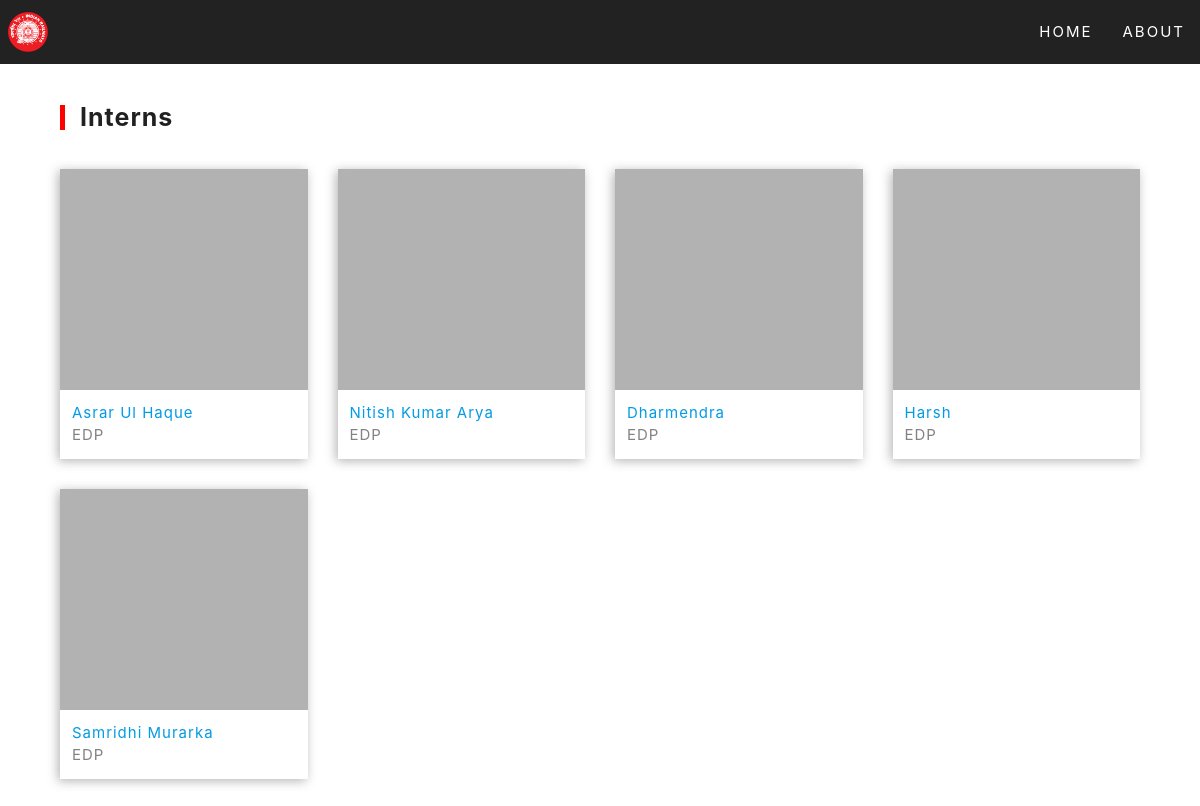
/catalog/students/, run on the app's committed database.
### catalog/models.py (models this page shows, shortened)
class Student(models.Model):
    first_name = models.CharField(max_length=50, help_text="Enter student's first name")
    last_name = models.CharField(max_length=50, help_text="Enter student's last name", blank=True)
    school = models.CharField(max_length=100, help_text="Enter the name of your school")
    email = models.EmailField(help_text="Enter your email")
    github = models.URLField(help_text="Enter your github link", null=True, blank=True)
    disp_pic = models.ImageField(upload_to='static/users/', null=True)
    department = models.ForeignKey('Department', on_delete=models.SET_NULL, null=True)
    project = models.ForeignKey('Project', on_delete=models.SET_NULL, null=True)
    class meta:
        ordering = ['first_name', 'last_name']
    def get_absolute_url(self):
        return reverse('student-detail', args=[str(self.id)])

class Department(models.Model):
    name = models.CharField(max_length=200, help_text='Enter department name')
    def __str__(self):
        return self.name

### catalog/views.py (the view)
# urls.py: path('students/', views.StudentListView.as_view(), name='students'),
class StudentListView(generic.ListView):
    model = Student

### catalog/templates/catalog/student_list.html (shortened to what this page needs)
{% extends "base_generic.html" %}
{% block links %}
  {% load static %}
  <link rel="stylesheet" href="{% static 'css/fontawesome.min.css'%}" />
  <link rel="stylesheet" href="{% static 'css/materialize.min.css'%}" />
  <link rel="stylesheet" href="{% static 'css/index.css' %}" />
{% endblock %}
{% block header %}
<div class="container-fluid">
    <nav id="navbar">
      <div class="nav-wrapper">
        <a href="{% url 'index'%}" class="brand-logo "><img src="{% static 'assets/150dlw.png' %}" alt="Logo" class="nav-logo" /></a>
        <ul class="underline right hide-on-med-and-down">
          <li><a href="{% url 'index'%}">HOME</a></li>
          <li><a href="{% url 'index'%}#about">ABOUT</a></li>
        </ul>
      </div>
    </nav>
    <div>&nbsp;</div>
    <div>&nbsp;</div>
{% endblock %}
{% block main %}
<main>
      <div class="row">
        <section class="section">
          <h4>
            Interns
          </h4>
          <div>&nbsp;</div>
          <div class="grid">
          {% if student_list %}
            {% for student in student_list %}
                <div class="mycard mycard--medium">
                <div class="mycard__details">
                    <a href="{{ student.get_absolute_url }}">{{student.first_name}} {{student.last_name}}</a> <br>{{student.department}}<br>
                </div>
                </div>
            {% endfor %}
          {% else %}
            <p>There are no students in the database.</p>
          {% endif %}
          </div>
      </div>
  </div>
{% endblock %}

### catalog/templates/base_generic.html (shortened to what this page needs)
<!DOCTYPE html>
<html lang="en">
<head>
  {% load static %}
  {% block links %}{% endblock %}
</head>
<body data-spy="scroll" data-target=".navbar" data-offset="50" onload="myFunction()">
    {% block header %}{% endblock %}
    {% block main %}{% endblock %}
</body>
</html>

### catalog/static/css/index.css (style rules this page uses)
h4 { margin: 0 0 16px 0; font-size: 32px; letter-spacing: 1px; line-height: 32px; padding-left: 15px; border-left: 5px solid red; display: inline-block; text-align: left; font-weight: bolder !important; }
@media screen and (min-width: 768px) { h4 { font-size: 25px !important; line-height: 25px !important; } }
@media screen and (min-width: 768px) { .nav-logo { margin-top:15%; } }
.section { display: none; padding: 2rem; }
@media screen and (min-width: 768px) { .section { padding: 4rem; } }
.grid { display: grid; grid-gap: 30px; grid-template-columns: repeat(auto-fit, minmax(240px, 1fr)); grid-auto-rows: 130px; grid-auto-flow: row dense; }
.mycard { position: relative; display: flex; flex-direction: column; justify-content: flex-end; box-sizing: border-box; background: #0c9a9a; color: #fff; grid-column-start: auto; grid-row-start: auto; color: #fff; background: url("https://images.unsplash.com/photo-1470124182917-cc6e71b22ecc?dpr=2&auto=format&fit=crop&w=1500&h=1000&q=80&cs=tinysrgb&crop="); background-size: cover; background-position: center; box-shadow: -2px 2px 10px 0px rgba(68, 68, 68, 0.4); transition: -webkit-transform 0.3s ease-in-out; transition: transform 0.3s ease-in-out; transition: transform 0.3s ease-in-out, -webkit-transform 0.3s ease-in-out; cursor: pointer; }
.mycard:nth-of-type(3n) { background-image: url("https://images.unsplash.com/photo-1422255198496-21531f12a6e8?dpr=2&auto=format&fit=crop&w=1500&h=996&q=80&cs=tinysrgb&crop="); }
.mycard:nth-of-type(4n) { background-image: url("https://images.unsplash.com/photo-1490914327627-9fe8d52f4d90?dpr=2&auto=format&fit=crop&w=1500&h=2250&q=80&cs=tinysrgb&crop="); }
.mycard:nth-of-type(5n) { background-image: url("https://images.unsplash.com/photo-1476097297040-79e9e1603142?dpr=2&auto=format&fit=crop&w=1500&h=1000&q=80&cs=tinysrgb&crop="); }
.mycard:after { content: ""; position: absolute; width: 100%; height: 100%; background-color: black; opacity: 0.3; transition: opacity 0.3s ease-in-out; }
.mycard--medium { grid-row-end: span 2; }
.mycard__details { position: relative; z-index: 1; padding: 12px; color: #444; background: #fff; letter-spacing: 1px; color: #828282; }
nav, .nav-wrapper { letter-spacing: 2px; background: #222222; box-shadow: none;; }
#navbar { position: fixed; z-index: 100; transition: 0.5s; transition-delay: 0.3s; padding-bottom: 0; }
.nav-logo { margin-top:30%; margin-left:20%; height: 40px; }
.underline li a { position: relative; text-decoration: none; }
.underline li a:after { content: ''; position: absolute; bottom: 0; left: 0; width: 0%; border-bottom: 3px solid red; transition: 0.4s; }

### data on the page
Student: first_name "Asrar", last_name "Ul Haque", department "EDP"
Student: first_name "Nitish", last_name "Kumar Arya", department "EDP"
Student: first_name "Dharmendra", department "EDP"
Student: first_name "Harsh", department "EDP"
Student: first_name "Samridhi", last_name "Murarka", department "EDP"
